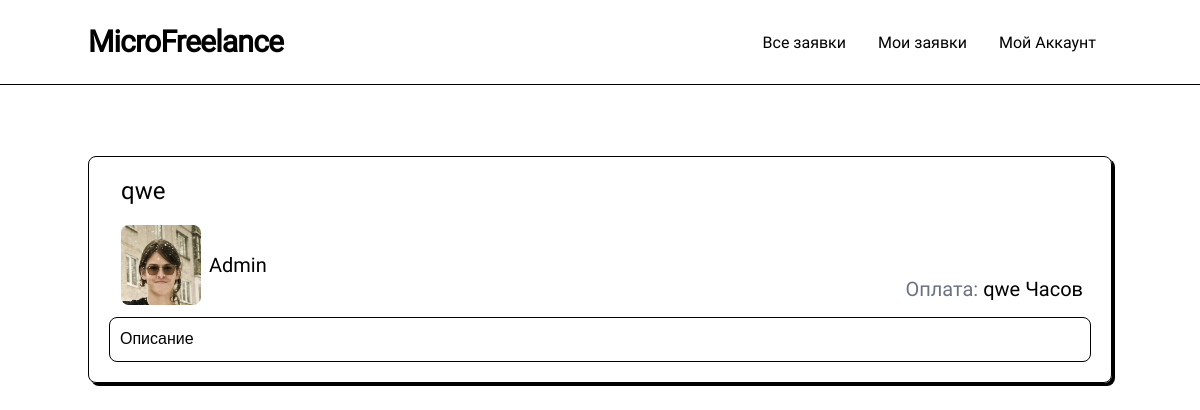
/post/1, run on an earlier commit of the app's database.
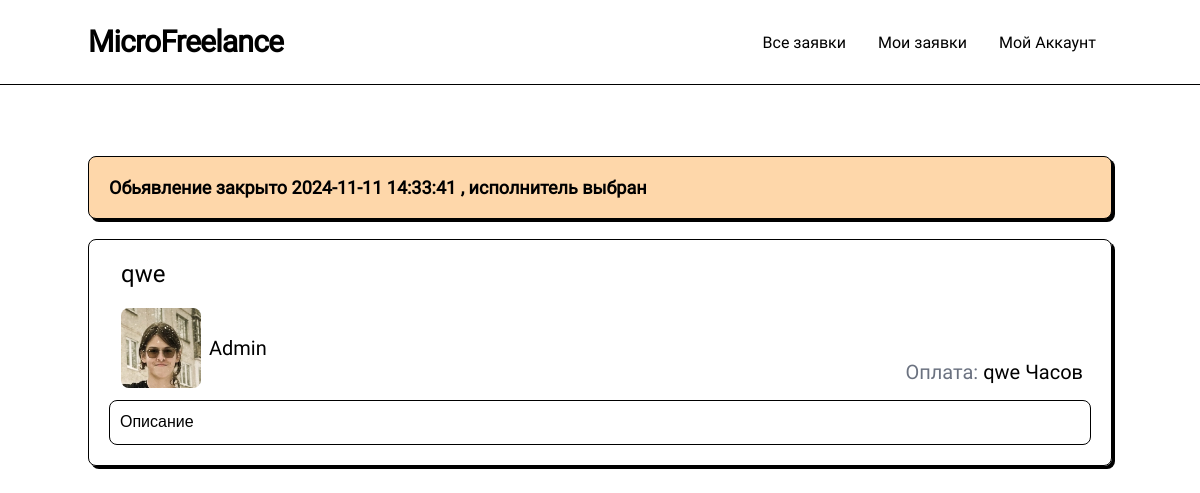
And on a later commit of the database.
### models.py (models this page shows)
class Post(db.Model):
    __table_name__ = "posts"
    id: Mapped[int]                         = mapped_column(primary_key=True)
    title: Mapped[str]                      = mapped_column(String(64))
    data: Mapped[str]                       = mapped_column(String(256))
    data_text: Mapped[str]                  = mapped_column(String(256))
    coast: Mapped[str]                      = mapped_column(String(64))
    currency: Mapped[str]                   = mapped_column(String(64))
    author_id: Mapped[int]                  = mapped_column(ForeignKey(User.id))
    create_date: Mapped[datetime.datetime]  = mapped_column(DateTime(timezone=True), server_default=func.now())
    update_date: Mapped[datetime.datetime]  = mapped_column(DateTime(timezone=True), server_default=func.now())
    selected: Mapped[bool]                  = mapped_column(default=False)
    selected_date: Mapped[Optional[datetime.datetime]] = mapped_column(DateTime(timezone=True))
    archived: Mapped[bool]                  = mapped_column(default=False)
    archived_date: Mapped[Optional[datetime.datetime]] = mapped_column(DateTime(timezone=True))
    selected_respond_author_id: Mapped[Optional[int]] = mapped_column()
    respond: Mapped[list["PostRespond"]]    = relationship(back_populates="post", cascade="all, delete")
    author: Mapped["User"] = relationship()

### routes.py (the view)
@app.route('/post/<id>', methods=['GET', 'POST'])
def post(id = None):
    data = db.session.scalar( sa.select(Post).where(Post.id == id) )
    if data is None:
        return abort(404)
    if current_user.is_authenticated and current_user.id != data.author_id and current_user.check_role(['student']):
        form = PostRespondForm()
        respond = db.session.query( PostRespond ).filter(PostRespond.author_id == current_user.id).filter(PostRespond.post_id == id).first()
        if form.validate_on_submit():
            if not respond:
                respond = PostRespond()
            respond.text = form.text.data
            respond.author_id = current_user.id
            respond.post_id = id
            respond.update_date = func.now()
            db.session.add(respond)
            db.session.commit()
            flash(['Данные сохранены', 'green'])
        if respond and not data.selected:
            form.text.data = respond.text
            form.submit.label.text = "Изменить"
        if not respond:
            respond = PostRespond()
            respond.author = current_user
        responds = [respond]
        if data.selected and not respond.selected:
            return abort(418)
    else:
        form=''
        if current_user.is_authenticated and data.author_id == current_user.id:
            responds = data.respond
            responds = sorted(responds, key= lambda x: not x.selected)
        else:
            responds = []
    return render_template('post.html', edit=False, form=form, data=data, responds=responds)

### routes.py (called while the page is built)
def render_template(*args, **kwargs):
    kwargs['current_user'] = current_user
    return base_render_teplate(*args, **kwargs)

### templates/post.html (shortened to what this page needs)
{% extends 'base/base.html' %}
{% block content %}
<link href="{{ url_for('static', filename='post_editor/quill.snow.css') }}" rel="stylesheet" />
{% if data.archived %}
<div class="card archived-title">
    Обьявление закрыто {{data.archived_date}}
    {% if data.selected %}, исполнитель выбран
    {% else %}, <u>исполнитель не выбран</u>
    {% endif %}
</div>
{% endif %}
<form method="POST" enctype='multipart/form-data'>
    <div class="card post-card">
        {% if edit %}
        {{ form.hidden_tag() }}
            <div class="title">
                {{ form.title(placeholder='Введите заголовок', class='title-edit', value=data.title) }}
            </div>
        {% else %}
        <div class="relative ">
            <div class="title">
                {{data.title}}
            </div>
        </div>
        {% endif %}
        <div class="user">
            {% if edit %}
                <a class="link">
            {% else %}
                <a href="/profile/{{data.author.login}}" class="link">
            {% endif %}
                <img class="avatar" src="{{ url_for('static', filename='avatars/'+data.author.login + '.webp') }}"
                onerror="this.src='/static/avatars/placeholder.svg'">
                <div class="name">
                    <p> {{ data.author.name }} </p>
                </div>
            </a>
        </div>
        <div class="coast">
                {% if edit %}
                    <p><span>Оплата:</span> {{ form.coast(class='coast-edit', placeholder='Зарплата', value=data.coast) }}{{ form.currency(value=data.currency, class='currency-edit') }} </p>
                {% else %}
                    <p><span>Оплата:</span> {{ data.coast }} {{ data.currency }} </p>
                {% endif %}
        </div>
        <div class="editor">
            {% if edit %}
                {{ form.data(style="display:none;", id='data') }}
                {{ form.data_text(style="display:none;", id='data_text') }}
                <div class="editor-body" id="editor">
                    {{ data.data|safe }}
                </div>
            {% else %}
                <div class="ql-container ql-snow ql-editor info">{{ data.data|safe }}</div>
            {% endif %}
        </div>
    </div>
</form>
{% endblock %}

What changed in the data, as far as the page shows it:
changed Post "qwe": archived False → True (drawn); archived_date (not shown) → "2024-11-11 14:33:41"
Also different on the page:
text now shown: "Обьявление закрыто , исполнитель выбран"
